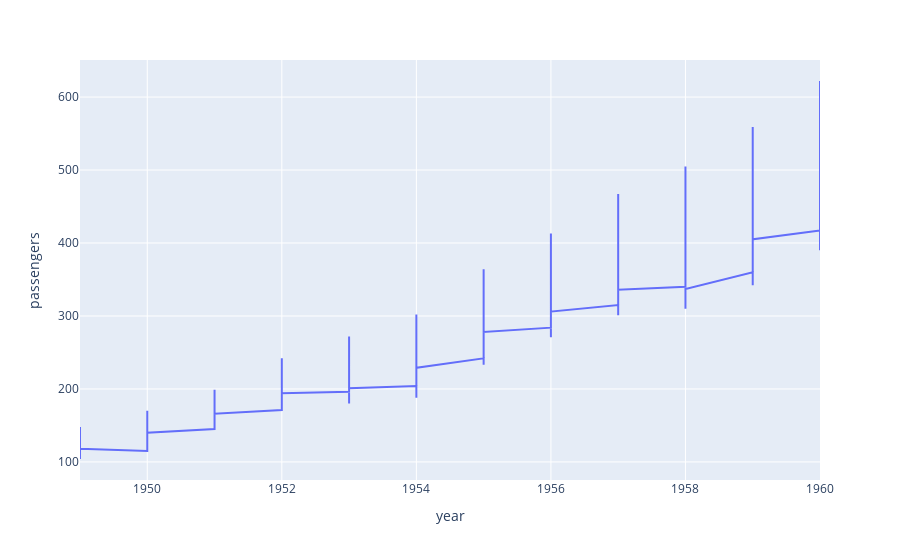

This figure's notebook cell:
### Code cell
px.line(flights, x="year", y="passengers")

### Figure 1 — Plotly figure (JSON) as saved in the notebook; plotly's stock layout.template omitted (floating-point values rounded to 4 significant figures; data arrays with more than 128 entries replaced by an {"elided": "..."} marker saying what was removed)
{"data": [{"hovertemplate": "year=%{x}<br>passengers=%{y}<extra></extra>", "legendgroup": "", "line": {"color": "#636efa", "dash": "solid"}, "marker": {"symbol": "circle"}, "mode": "lines", "name": "", "orientation": "v", "showlegend": false, "type": "scatter", "x": {"elided": "144 int values"}, "xaxis": "x", "y": {"elided": "144 int values"}, "yaxis": "y"}], "layout": {"legend": {"tracegroupgap": 0}, "margin": {"t": 60}, "xaxis": {"anchor": "y", "domain": [0, 1], "title": {"text": "year"}}, "yaxis": {"anchor": "x", "domain": [0, 1], "title": {"text": "passengers"}}}}
